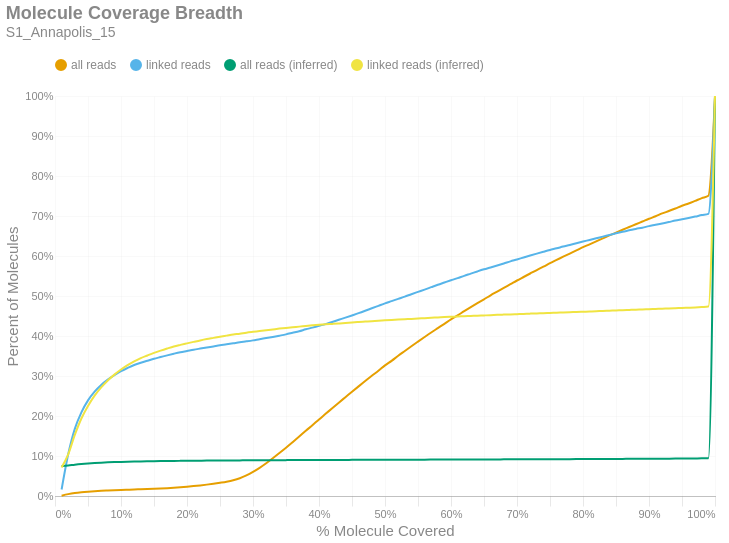

The notebook cell this image was saved under:
### Markdown cell above
### Molecule Read Coverage
This chart shows molecule coverage breadth as computed by the number of bases aligned to that molecule. In other words, "*how much of each unique long molecule is actually sequenced/aligned?*" Keep in mind there is a distinction between sequences and alignments, since some sequences belonging to a particular molecule may not align well and wouldn't appear in the alignment data. This chart also shows molecule coverage breadth as computed by the *inferred fragment* from which the aligned sequences originate. Unlike read coverage, this calculation takes into account the total insert size, including unsequenced gaps between the forward and reverse reads. Like the previous figures, these are cumulative percents.

### Code cell
if SKIPLR:
    print_html(f"Skipped")
else:
    binned_df = consolidated_hist(valids['coverage_bp'], mask, 0.01, True)
    binned_df_inf = consolidated_hist(valids['coverage_inserts'], mask, 0.01, True)
    binned_df = binned_df.with_columns(pl.lit(binned_df_inf['all reads (cumsum)']).alias('all reads (inferred)'))
    binned_df = binned_df.with_columns(pl.lit(binned_df_inf['linked reads (cumsum)']).alias('linked reads (inferred)'))
    binned_df = binned_df.with_columns(
        (pl.col('bin').cast(pl.Float64) + 0.01).alias('right_edge')
    )

    with SafeRender(binned_df):
        (
            density_plot(binned_df, 'Molecule Coverage Breadth', samplename, 'molcov', ['all reads (inferred)','linked reads (inferred)'])
            .encode(
                #x=alt.X('bin:Q', title="% Molecule Covered").axis(format = '%').scale(padding=0),
                x=alt.X('right_edge:Q', title="% Molecule Covered").axis(format='%').scale(padding=0),
                y=alt.Y('value:Q', title='Percent of Molecules')
                    .axis(format='%')
                    .stack(False)
                    .scale(domainMin=0, padding=0),
                color=alt.Color("key:N").scale(domain = ["all reads", "linked reads", "all reads (inferred)", "linked reads (inferred)"]),
                tooltip = [
                    alt.Tooltip("key:N", title = "Data Type"),
                    alt.Tooltip("range_label:N", title="% Molecule Covered"),
                    alt.Tooltip("value:Q", format = ".2%", title="% Molecules")
                ]
            )
        ).display()

### Figure 1 — Vega-Lite specification as saved in the notebook (floating-point values rounded to 4 significant figures)
{"width": "container", "height": 400, "config": {"title": {"anchor": "start", "dy": -15, "fontSize": 18, "color": "#888888", "subtitleColor": "#888888", "subtitleFontSize": 14}, "arc": {"fill": "#0072B2"}, "axis": {"domainColor": "#888888", "domainWidth": 0.5, "gridWidth": 0.2, "grid": false, "titleFontWeight": 400, "titleFontSize": 15, "labelFontSize": 11, "labelColor": "#888888", "tickColor": "#888888", "tickWidth": 0.2, "titleColor": "#888888"}, "axisBand": {"grid": false}, "axisX": {"grid": true, "tickSize": 10, "domainCap": "round"}, "axisY": {"domain": false, "grid": true, "tickSize": 0, "domainCap": "round"}, "background": "transparent", "header": {"labelFontSize": 15, "labelColor": "#888888", "titleFontSize": 15, "titleFontWeight": 600, "titleColor": "#888888"}, "legend": {"labelFont": "sans-serif", "labelFontSize": 12, "labelColor": "#888888", "symbolSize": 100, "symbolType": "circle", "titleFontSize": 12, "titlePadding": 10, "titleColor": "#888888", "title": null, "orient": "top"}, "range": {"category": ["#E69F00", "#56B4E9", "#009E73", "#F0E442", "#0072B2", "#D55E00", "#CC79A7", "#000000"], "diverging": ["#cfe8f3", "#a2d4ec", "#73bfe2", "#46abdb", "#1696d2", "#12719e"]}, "area": {"fill": "#0072B2", "fillOpacity": 0.7, "line": true, "strokeOpacity": 0.7}, "line": {"color": "#0072B2", "stroke": "#0072B2", "strokeWidth": 2}, "trail": {"color": "#0072B2", "stroke": "#0072B2", "strokeWidth": 0, "size": 1}, "point": {"filled": true, "fillOpacity": 1.0, "size": 95}, "text": {"color": "#888888", "fontSize": 11, "align": "right", "fontWeight": 400, "size": 11}, "bar": {"fill": "#0072B2", "stroke": null}, "view": {"stroke": null, "continuousWidth": 660, "continuousHeight": 400}}, "data": {"name": "data-71041d0ad26074cc0917e277bf859fa6"}, "mark": {"type": "line", "interpolate": "monotone", "point": {"opacity": 0, "size": 275}}, "encoding": {"color": {"field": "key", "scale": {"domain": ["all reads", "linked reads", "all reads (inferred)", "linked reads (inferred)"]}, "type": "nominal"}, "tooltip": [{"field": "key", "title": "Data Type", "type": "nominal"}, {"field": "range_label", "title": "% Molecule Covered", "type": "nominal"}, {"field": "value", "format": ".2%", "title": "% Molecules", "type": "quantitative"}], "x": {"axis": {"format": "%"}, "field": "right_edge", "scale": {"padding": 0}, "title": "% Molecule Covered", "type": "quantitative"}, "y": {"axis": {"format": "%"}, "field": "value", "scale": {"domainMin": 0, "padding": 0}, "stack": false, "title": "Percent of Molecules", "type": "quantitative"}}, "params": [{"name": "param_c36ac31b6afebe62", "select": {"type": "point", "fields": ["key"]}, "bind": "legend"}], "title": {"text": "Molecule Coverage Breadth", "subtitle": "S1_Annapolis_15"}, "transform": [{"fold": ["all reads (cumsum)", "linked reads (cumsum)", "all reads (inferred)", "linked reads (inferred)"]}, {"calculate": "replace(datum.key, ' (cumsum)', '')", "as": "key"}, {"filter": {"param": "param_c36ac31b6afebe62"}}], "usermeta": {"embedOptions": {"downloadFileName": "S1_Annapolis_15.molcov"}}, "$schema": "https://vega.github.io/schema/vega-lite/v6.1.0.json", "datasets": {"data-71041d0ad26074cc0917e277bf859fa6": [{"bin": "0.0", "interval": "0.0-0.01", "all reads": 0.0008618, "linked reads": 0.01616, "all reads (cumsum)": 0.0008618, "linked reads (cumsum)": 0.01616, "range_label": "0.0-0.01", "all reads (inferred)": 0.07489, "linked reads (inferred)": 0.07124, "right_edge": 0.01}, {"bin": "0.01", "interval": "0.01-0.02", "all reads": 0.003864, "linked reads": 0.08803, "all reads (cumsum)": 0.004726, "linked reads (cumsum)": 0.1042, "range_label": "0.01-0.02", "all reads (inferred)": 0.07633, "linked reads (inferred)": 0.1043, "right_edge": 0.02}, {"bin": "0.02", "interval": "0.02-0.03", "all reads": 0.002828, "linked reads": 0.0637, "all reads (cumsum)": 0.007554, "linked reads (cumsum)": 0.1679, "range_label": "0.02-0.03", "all reads (inferred)": 0.07835, "linked reads (inferred)": 0.1528, "right_edge": 0.03}, {"bin": "0.03", "interval": "0.03-0.04", "all reads": 0.001939, "linked reads": 0.04131, "all reads (cumsum)": 0.009493, "linked reads (cumsum)": 0.2092, "range_label": "0.03-0.04", "all reads (inferred)": 0.08006, "linked reads (inferred)": 0.1938, "right_edge": 0.04}, {"bin": "0.04", "interval": "0.04-0.05", "all reads": 0.001428, "linked reads": 0.02989, "all reads (cumsum)": 0.01092, "linked reads (cumsum)": 0.2391, "range_label": "0.04-0.05", "all reads (inferred)": 0.08144, "linked reads (inferred)": 0.2251, "right_edge": 0.05}, {"bin": "0.05", "interval": "0.05-0.06", "all reads": 0.001123, "linked reads": 0.02195, "all reads (cumsum)": 0.01204, "linked reads (cumsum)": 0.261, "range_label": "0.05-0.06", "all reads (inferred)": 0.08254, "linked reads (inferred)": 0.251, "right_edge": 0.06}, {"bin": "0.06", "interval": "0.06-0.07", "all reads": 0.0008959, "linked reads": 0.01674, "all reads (cumsum)": 0.01294, "linked reads (cumsum)": 0.2778, "range_label": "0.06-0.07", "all reads (inferred)": 0.0834, "linked reads (inferred)": 0.2715, "right_edge": 0.07}, {"bin": "0.07", "interval": "0.07-0.08", "all reads": 0.0007428, "linked reads": 0.01325, "all reads (cumsum)": 0.01368, "linked reads (cumsum)": 0.291, "range_label": "0.07-0.08", "all reads (inferred)": 0.08413, "linked reads (inferred)": 0.289, "right_edge": 0.08}, {"bin": "0.08", "interval": "0.08-0.09", "all reads": 0.0007094, "linked reads": 0.01125, "all reads (cumsum)": 0.01439, "linked reads (cumsum)": 0.3023, "range_label": "0.08-0.09", "all reads (inferred)": 0.08474, "linked reads (inferred)": 0.3034, "right_edge": 0.09}, {"bin": "0.09", "interval": "0.09-0.1", "all reads": 0.0006693, "linked reads": 0.009883, "all reads (cumsum)": 0.01506, "linked reads (cumsum)": 0.3122, "range_label": "0.09-0.1", "all reads (inferred)": 0.08526, "linked reads (inferred)": 0.3162, "right_edge": 0.1}, {"bin": "0.1", "interval": "0.1-0.11", "all reads": 0.0006059, "linked reads": 0.008004, "all reads (cumsum)": 0.01567, "linked reads (cumsum)": 0.3202, "range_label": "0.1-0.11", "all reads (inferred)": 0.08572, "linked reads (inferred)": 0.3271, "right_edge": 0.11}, {"bin": "0.11", "interval": "0.11-0.12", "all reads": 0.0005999, "linked reads": 0.007225, "all reads (cumsum)": 0.01627, "linked reads (cumsum)": 0.3274, "range_label": "0.11-0.12", "all reads (inferred)": 0.08611, "linked reads (inferred)": 0.3365, "right_edge": 0.12}, {"bin": "0.12", "interval": "0.12-0.13", "all reads": 0.0005325, "linked reads": 0.005726, "all reads (cumsum)": 0.0168, "linked reads (cumsum)": 0.3331, "range_label": "0.12-0.13", "all reads (inferred)": 0.08645, "linked reads (inferred)": 0.3447, "right_edge": 0.13}, {"bin": "0.13", "interval": "0.13-0.14", "all reads": 0.000565, "linked reads": 0.004937, "all reads (cumsum)": 0.01736, "linked reads (cumsum)": 0.3381, "range_label": "0.13-0.14", "all reads (inferred)": 0.08672, "linked reads (inferred)": 0.3514, "right_edge": 0.14}, {"bin": "0.14", "interval": "0.14-0.15", "all reads": 0.0006059, "linked reads": 0.005096, "all reads (cumsum)": 0.01797, "linked reads (cumsum)": 0.3432, "range_label": "0.14-0.15", "all reads (inferred)": 0.087, "linked reads (inferred)": 0.3578, "right_edge": 0.15}, {"bin": "0.15", "interval": "0.15-0.16", "all reads": 0.0006872, "linked reads": 0.004207, "all reads (cumsum)": 0.01866, "linked reads (cumsum)": 0.3474, "range_label": "0.15-0.16", "all reads (inferred)": 0.08724, "linked reads (inferred)": 0.3635, "right_edge": 0.16}, {"bin": "0.16", "interval": "0.16-0.17", "all reads": 0.0008602, "linked reads": 0.004247, "all reads (cumsum)": 0.01952, "linked reads (cumsum)": 0.3516, "range_label": "0.16-0.17", "all reads (inferred)": 0.08746, "linked reads (inferred)": 0.3688, "right_edge": 0.17}, {"bin": "0.17", "interval": "0.17-0.18", "all reads": 0.001055, "linked reads": 0.004087, "all reads (cumsum)": 0.02057, "linked reads (cumsum)": 0.3557, "range_label": "0.17-0.18", "all reads (inferred)": 0.08767, "linked reads (inferred)": 0.3738, "right_edge": 0.18}, {"bin": "0.18", "interval": "0.18-0.19", "all reads": 0.001211, "linked reads": 0.003777, "all reads (cumsum)": 0.02178, "linked reads (cumsum)": 0.3595, "range_label": "0.18-0.19", "all reads (inferred)": 0.08784, "linked reads (inferred)": 0.3778, "right_edge": 0.19}, {"bin": "0.19", "interval": "0.19-0.2", "all reads": 0.001405, "linked reads": 0.003098, "all reads (cumsum)": 0.02319, "linked reads (cumsum)": 0.3626, "range_label": "0.19-0.2", "all reads (inferred)": 0.088, "linked reads (inferred)": 0.3816, "right_edge": 0.2}, {"bin": "0.2", "interval": "0.2-0.21", "all reads": 0.001577, "linked reads": 0.003148, "all reads (cumsum)": 0.02477, "linked reads (cumsum)": 0.3657, "range_label": "0.2-0.21", "all reads (inferred)": 0.08815, "linked reads (inferred)": 0.3853, "right_edge": 0.21}, {"bin": "0.21", "interval": "0.21-0.22", "all reads": 0.001766, "linked reads": 0.002828, "all reads (cumsum)": 0.02653, "linked reads (cumsum)": 0.3685, "range_label": "0.21-0.22", "all reads (inferred)": 0.08831, "linked reads (inferred)": 0.389, "right_edge": 0.22}, {"bin": "0.22", "interval": "0.22-0.23", "all reads": 0.001918, "linked reads": 0.002768, "all reads (cumsum)": 0.02845, "linked reads (cumsum)": 0.3713, "range_label": "0.22-0.23", "all reads (inferred)": 0.08846, "linked reads (inferred)": 0.3923, "right_edge": 0.23}, {"bin": "0.23", "interval": "0.23-0.24", "all reads": 0.002167, "linked reads": 0.002708, "all reads (cumsum)": 0.03062, "linked reads (cumsum)": 0.374, "range_label": "0.23-0.24", "all reads (inferred)": 0.08858, "linked reads (inferred)": 0.3953, "right_edge": 0.24}, {"bin": "0.24", "interval": "0.24-0.25", "all reads": 0.002466, "linked reads": 0.002748, "all reads (cumsum)": 0.03308, "linked reads (cumsum)": 0.3768, "range_label": "0.24-0.25", "all reads (inferred)": 0.08871, "linked reads (inferred)": 0.3982, "right_edge": 0.25}, {"bin": "0.25", "interval": "0.25-0.26", "all reads": 0.002698, "linked reads": 0.002358, "all reads (cumsum)": 0.03578, "linked reads (cumsum)": 0.3791, "range_label": "0.25-0.26", "all reads (inferred)": 0.08882, "linked reads (inferred)": 0.4009, "right_edge": 0.26}, {"bin": "0.26", "interval": "0.26-0.27", "all reads": 0.003548, "linked reads": 0.002628, "all reads (cumsum)": 0.03933, "linked reads (cumsum)": 0.3818, "range_label": "0.26-0.27", "all reads (inferred)": 0.08894, "linked reads (inferred)": 0.4037, "right_edge": 0.27}, {"bin": "0.27", "interval": "0.27-0.28", "all reads": 0.005086, "linked reads": 0.002678, "all reads (cumsum)": 0.04442, "linked reads (cumsum)": 0.3844, "range_label": "0.27-0.28", "all reads (inferred)": 0.08904, "linked reads (inferred)": 0.4058, "right_edge": 0.28}, {"bin": "0.28", "interval": "0.28-0.29", "all reads": 0.007116, "linked reads": 0.002178, "all reads (cumsum)": 0.05153, "linked reads (cumsum)": 0.3866, "range_label": "0.28-0.29", "all reads (inferred)": 0.08914, "linked reads (inferred)": 0.4084, "right_edge": 0.29}, {"bin": "0.29", "interval": "0.29-0.3", "all reads": 0.008813, "linked reads": 0.002418, "all reads (cumsum)": 0.06034, "linked reads (cumsum)": 0.389, "range_label": "0.29-0.3", "all reads (inferred)": 0.08923, "linked reads (inferred)": 0.4104, "right_edge": 0.3}, {"bin": "0.3", "interval": "0.3-0.31", "all reads": 0.01009, "linked reads": 0.002988, "all reads (cumsum)": 0.07044, "linked reads (cumsum)": 0.392, "range_label": "0.3-0.31", "all reads (inferred)": 0.08932, "linked reads (inferred)": 0.4123, "right_edge": 0.31}, {"bin": "0.31", "interval": "0.31-0.32", "all reads": 0.01151, "linked reads": 0.002748, "all reads (cumsum)": 0.08195, "linked reads (cumsum)": 0.3948, "range_label": "0.31-0.32", "all reads (inferred)": 0.08941, "linked reads (inferred)": 0.4142, "right_edge": 0.32}, {"bin": "0.32", "interval": "0.32-0.33", "all reads": 0.01243, "linked reads": 0.002898, "all reads (cumsum)": 0.09438, "linked reads (cumsum)": 0.3977, "range_label": "0.32-0.33", "all reads (inferred)": 0.08951, "linked reads (inferred)": 0.4163, "right_edge": 0.33}, {"bin": "0.33", "interval": "0.33-0.34", "all reads": 0.01296, "linked reads": 0.003158, "all reads (cumsum)": 0.1073, "linked reads (cumsum)": 0.4008, "range_label": "0.33-0.34", "all reads (inferred)": 0.0896, "linked reads (inferred)": 0.4185, "right_edge": 0.34}, {"bin": "0.34", "interval": "0.34-0.35", "all reads": 0.01334, "linked reads": 0.003288, "all reads (cumsum)": 0.1207, "linked reads (cumsum)": 0.4041, "range_label": "0.34-0.35", "all reads (inferred)": 0.08968, "linked reads (inferred)": 0.4203, "right_edge": 0.35}, {"bin": "0.35", "interval": "0.35-0.36", "all reads": 0.01385, "linked reads": 0.003887, "all reads (cumsum)": 0.1345, "linked reads (cumsum)": 0.408, "range_label": "0.35-0.36", "all reads (inferred)": 0.08976, "linked reads (inferred)": 0.4219, "right_edge": 0.36}, {"bin": "0.36", "interval": "0.36-0.37", "all reads": 0.01411, "linked reads": 0.003887, "all reads (cumsum)": 0.1486, "linked reads (cumsum)": 0.4119, "range_label": "0.36-0.37", "all reads (inferred)": 0.08983, "linked reads (inferred)": 0.4234, "right_edge": 0.37}, {"bin": "0.37", "interval": "0.37-0.38", "all reads": 0.01434, "linked reads": 0.004817, "all reads (cumsum)": 0.163, "linked reads (cumsum)": 0.4167, "range_label": "0.37-0.38", "all reads (inferred)": 0.08991, "linked reads (inferred)": 0.4251, "right_edge": 0.38}, {"bin": "0.38", "interval": "0.38-0.39", "all reads": 0.014, "linked reads": 0.004257, "all reads (cumsum)": 0.177, "linked reads (cumsum)": 0.421, "range_label": "0.38-0.39", "all reads (inferred)": 0.08998, "linked reads (inferred)": 0.4266, "right_edge": 0.39}, {"bin": "0.39", "interval": "0.39-0.4", "all reads": 0.01442, "linked reads": 0.004517, "all reads (cumsum)": 0.1914, "linked reads (cumsum)": 0.4255, "range_label": "0.39-0.4", "all reads (inferred)": 0.09005, "linked reads (inferred)": 0.428, "right_edge": 0.4}, {"bin": "0.4", "interval": "0.4-0.41", "all reads": 0.01398, "linked reads": 0.004307, "all reads (cumsum)": 0.2054, "linked reads (cumsum)": 0.4298, "range_label": "0.4-0.41", "all reads (inferred)": 0.0901, "linked reads (inferred)": 0.4292, "right_edge": 0.41}, {"bin": "0.41", "interval": "0.41-0.42", "all reads": 0.01412, "linked reads": 0.005276, "all reads (cumsum)": 0.2195, "linked reads (cumsum)": 0.4351, "range_label": "0.41-0.42", "all reads (inferred)": 0.09015, "linked reads (inferred)": 0.4302, "right_edge": 0.42}, {"bin": "0.42", "interval": "0.42-0.43", "all reads": 0.01382, "linked reads": 0.005436, "all reads (cumsum)": 0.2333, "linked reads (cumsum)": 0.4405, "range_label": "0.42-0.43", "all reads (inferred)": 0.0902, "linked reads (inferred)": 0.4313, "right_edge": 0.43}, {"bin": "0.43", "interval": "0.43-0.44", "all reads": 0.01367, "linked reads": 0.005376, "all reads (cumsum)": 0.247, "linked reads (cumsum)": 0.4459, "range_label": "0.43-0.44", "all reads (inferred)": 0.09026, "linked reads (inferred)": 0.4324, "right_edge": 0.44}, {"bin": "0.44", "interval": "0.44-0.45", "all reads": 0.01368, "linked reads": 0.005546, "all reads (cumsum)": 0.2607, "linked reads (cumsum)": 0.4514, "range_label": "0.44-0.45", "all reads (inferred)": 0.09033, "linked reads (inferred)": 0.4338, "right_edge": 0.45}, {"bin": "0.45", "interval": "0.45-0.46", "all reads": 0.01342, "linked reads": 0.005646, "all reads (cumsum)": 0.2741, "linked reads (cumsum)": 0.4571, "range_label": "0.45-0.46", "all reads (inferred)": 0.09038, "linked reads (inferred)": 0.435, "right_edge": 0.46}, {"bin": "0.46", "interval": "0.46-0.47", "all reads": 0.01321, "linked reads": 0.006036, "all reads (cumsum)": 0.2873, "linked reads (cumsum)": 0.4631, "range_label": "0.46-0.47", "all reads (inferred)": 0.09044, "linked reads (inferred)": 0.436, "right_edge": 0.47}, {"bin": "0.47", "interval": "0.47-0.48", "all reads": 0.01321, "linked reads": 0.006236, "all reads (cumsum)": 0.3005, "linked reads (cumsum)": 0.4693, "range_label": "0.47-0.48", "all reads (inferred)": 0.0905, "linked reads (inferred)": 0.4371, "right_edge": 0.48}, {"bin": "0.48", "interval": "0.48-0.49", "all reads": 0.01244, "linked reads": 0.006076, "all reads (cumsum)": 0.3129, "linked reads (cumsum)": 0.4754, "range_label": "0.48-0.49", "all reads (inferred)": 0.09055, "linked reads (inferred)": 0.4381, "right_edge": 0.49}, {"bin": "0.49", "interval": "0.49-0.5", "all reads": 0.01365, "linked reads": 0.006076, "all reads (cumsum)": 0.3266, "linked reads (cumsum)": 0.4815, "range_label": "0.49-0.5", "all reads (inferred)": 0.09061, "linked reads (inferred)": 0.4392, "right_edge": 0.5}, {"bin": "0.5", "interval": "0.5-0.51", "all reads": 0.01136, "linked reads": 0.005636, "all reads (cumsum)": 0.3379, "linked reads (cumsum)": 0.4871, "range_label": "0.5-0.51", "all reads (inferred)": 0.09067, "linked reads (inferred)": 0.4402, "right_edge": 0.51}, {"bin": "0.51", "interval": "0.51-0.52", "all reads": 0.0127, "linked reads": 0.005696, "all reads (cumsum)": 0.3506, "linked reads (cumsum)": 0.4928, "range_label": "0.51-0.52", "all reads (inferred)": 0.09072, "linked reads (inferred)": 0.4412, "right_edge": 0.52}, {"bin": "0.52", "interval": "0.52-0.53", "all reads": 0.01188, "linked reads": 0.005546, "all reads (cumsum)": 0.3625, "linked reads (cumsum)": 0.4984, "range_label": "0.52-0.53", "all reads (inferred)": 0.09077, "linked reads (inferred)": 0.442, "right_edge": 0.53}, {"bin": "0.53", "interval": "0.53-0.54", "all reads": 0.01192, "linked reads": 0.006116, "all reads (cumsum)": 0.3744, "linked reads (cumsum)": 0.5045, "range_label": "0.53-0.54", "all reads (inferred)": 0.09082, "linked reads (inferred)": 0.4427, "right_edge": 0.54}, {"bin": "0.54", "interval": "0.54-0.55", "all reads": 0.01158, "linked reads": 0.005816, "all reads (cumsum)": 0.386, "linked reads (cumsum)": 0.5103, "range_label": "0.54-0.55", "all reads (inferred)": 0.09087, "linked reads (inferred)": 0.4436, "right_edge": 0.55}, {"bin": "0.55", "interval": "0.55-0.56", "all reads": 0.01146, "linked reads": 0.005746, "all reads (cumsum)": 0.3975, "linked reads (cumsum)": 0.516, "range_label": "0.55-0.56", "all reads (inferred)": 0.09093, "linked reads (inferred)": 0.4447, "right_edge": 0.56}, {"bin": "0.56", "interval": "0.56-0.57", "all reads": 0.0113, "linked reads": 0.006026, "all reads (cumsum)": 0.4088, "linked reads (cumsum)": 0.5221, "range_label": "0.56-0.57", "all reads (inferred)": 0.09099, "linked reads (inferred)": 0.4456, "right_edge": 0.57}, {"bin": "0.57", "interval": "0.57-0.58", "all reads": 0.01085, "linked reads": 0.005986, "all reads (cumsum)": 0.4196, "linked reads (cumsum)": 0.5281, "range_label": "0.57-0.58", "all reads (inferred)": 0.09104, "linked reads (inferred)": 0.4464, "right_edge": 0.58}, {"bin": "0.58", "interval": "0.58-0.59", "all reads": 0.01082, "linked reads": 0.005586, "all reads (cumsum)": 0.4305, "linked reads (cumsum)": 0.5336, "range_label": "0.58-0.59", "all reads (inferred)": 0.09109, "linked reads (inferred)": 0.4473, "right_edge": 0.59}, {"bin": "0.59", "interval": "0.59-0.6", "all reads": 0.01095, "linked reads": 0.005566, "all reads (cumsum)": 0.4414, "linked reads (cumsum)": 0.5392, "range_label": "0.59-0.6", "all reads (inferred)": 0.09115, "linked reads (inferred)": 0.448, "right_edge": 0.6}, {"bin": "0.6", "interval": "0.6-0.61", "all reads": 0.0101, "linked reads": 0.005426, "all reads (cumsum)": 0.4515, "linked reads (cumsum)": 0.5446, "range_label": "0.6-0.61", "all reads (inferred)": 0.09119, "linked reads (inferred)": 0.4487, "right_edge": 0.61}, {"bin": "0.61", "interval": "0.61-0.62", "all reads": 0.01057, "linked reads": 0.005806, "all reads (cumsum)": 0.4621, "linked reads (cumsum)": 0.5504, "range_label": "0.61-0.62", "all reads (inferred)": 0.09125, "linked reads (inferred)": 0.4494, "right_edge": 0.62}, {"bin": "0.62", "interval": "0.62-0.63", "all reads": 0.01016, "linked reads": 0.005406, "all reads (cumsum)": 0.4722, "linked reads (cumsum)": 0.5558, "range_label": "0.62-0.63", "all reads (inferred)": 0.0913, "linked reads (inferred)": 0.4501, "right_edge": 0.63}, {"bin": "0.63", "interval": "0.63-0.64", "all reads": 0.009882, "linked reads": 0.005546, "all reads (cumsum)": 0.4821, "linked reads (cumsum)": 0.5614, "range_label": "0.63-0.64", "all reads (inferred)": 0.09135, "linked reads (inferred)": 0.4508, "right_edge": 0.64}, {"bin": "0.64", "interval": "0.64-0.65", "all reads": 0.009647, "linked reads": 0.005286, "all reads (cumsum)": 0.4918, "linked reads (cumsum)": 0.5667, "range_label": "0.64-0.65", "all reads (inferred)": 0.0914, "linked reads (inferred)": 0.4514, "right_edge": 0.65}, {"bin": "0.65", "interval": "0.65-0.66", "all reads": 0.009997, "linked reads": 0.004757, "all reads (cumsum)": 0.5018, "linked reads (cumsum)": 0.5714, "range_label": "0.65-0.66", "all reads (inferred)": 0.09146, "linked reads (inferred)": 0.4521, "right_edge": 0.66}, {"bin": "0.66", "interval": "0.66-0.67", "all reads": 0.009317, "linked reads": 0.004917, "all reads (cumsum)": 0.5111, "linked reads (cumsum)": 0.5764, "range_label": "0.66-0.67", "all reads (inferred)": 0.09151, "linked reads (inferred)": 0.4529, "right_edge": 0.67}, {"bin": "0.67", "interval": "0.67-0.68", "all reads": 0.009411, "linked reads": 0.004977, "all reads (cumsum)": 0.5205, "linked reads (cumsum)": 0.5813, "range_label": "0.67-0.68", "all reads (inferred)": 0.09157, "linked reads (inferred)": 0.4535, "right_edge": 0.68}, {"bin": "0.68", "interval": "0.68-0.69", "all reads": 0.009056, "linked reads": 0.005266, "all reads (cumsum)": 0.5295, "linked reads (cumsum)": 0.5866, "range_label": "0.68-0.69", "all reads (inferred)": 0.09162, "linked reads (inferred)": 0.454, "right_edge": 0.69}, {"bin": "0.69", "interval": "0.69-0.7", "all reads": 0.009213, "linked reads": 0.004757, "all reads (cumsum)": 0.5388, "linked reads (cumsum)": 0.5914, "range_label": "0.69-0.7", "all reads (inferred)": 0.09168, "linked reads (inferred)": 0.4547, "right_edge": 0.7}, {"bin": "0.7", "interval": "0.7-0.71", "all reads": 0.008764, "linked reads": 0.004997, "all reads (cumsum)": 0.5475, "linked reads (cumsum)": 0.5963, "range_label": "0.7-0.71", "all reads (inferred)": 0.09172, "linked reads (inferred)": 0.4553, "right_edge": 0.71}, {"bin": "0.71", "interval": "0.71-0.72", "all reads": 0.008723, "linked reads": 0.004847, "all reads (cumsum)": 0.5562, "linked reads (cumsum)": 0.6012, "range_label": "0.71-0.72", "all reads (inferred)": 0.09179, "linked reads (inferred)": 0.4559, "right_edge": 0.72}, {"bin": "0.72", "interval": "0.72-0.73", "all reads": 0.00868, "linked reads": 0.004767, "all reads (cumsum)": 0.5649, "linked reads (cumsum)": 0.606, "range_label": "0.72-0.73", "all reads (inferred)": 0.09185, "linked reads (inferred)": 0.4565, "right_edge": 0.73}, {"bin": "0.73", "interval": "0.73-0.74", "all reads": 0.008271, "linked reads": 0.004657, "all reads (cumsum)": 0.5732, "linked reads (cumsum)": 0.6106, "range_label": "0.73-0.74", "all reads (inferred)": 0.0919, "linked reads (inferred)": 0.457, "right_edge": 0.74}, {"bin": "0.74", "interval": "0.74-0.75", "all reads": 0.008829, "linked reads": 0.004507, "all reads (cumsum)": 0.582, "linked reads (cumsum)": 0.6151, "range_label": "0.74-0.75", "all reads (inferred)": 0.09197, "linked reads (inferred)": 0.4577, "right_edge": 0.75}, {"bin": "0.75", "interval": "0.75-0.76", "all reads": 0.008044, "linked reads": 0.004057, "all reads (cumsum)": 0.5901, "linked reads (cumsum)": 0.6192, "range_label": "0.75-0.76", "all reads (inferred)": 0.09204, "linked reads (inferred)": 0.4583, "right_edge": 0.76}, {"bin": "0.76", "interval": "0.76-0.77", "all reads": 0.008161, "linked reads": 0.004387, "all reads (cumsum)": 0.5982, "linked reads (cumsum)": 0.6236, "range_label": "0.76-0.77", "all reads (inferred)": 0.0921, "linked reads (inferred)": 0.459, "right_edge": 0.77}, {"bin": "0.77", "interval": "0.77-0.78", "all reads": 0.007929, "linked reads": 0.004057, "all reads (cumsum)": 0.6062, "linked reads (cumsum)": 0.6276, "range_label": "0.77-0.78", "all reads (inferred)": 0.09217, "linked reads (inferred)": 0.4596, "right_edge": 0.78}, {"bin": "0.78", "interval": "0.78-0.79", "all reads": 0.007804, "linked reads": 0.004367, "all reads (cumsum)": 0.614, "linked reads (cumsum)": 0.632, "range_label": "0.78-0.79", "all reads (inferred)": 0.09223, "linked reads (inferred)": 0.46, "right_edge": 0.79}, {"bin": "0.79", "interval": "0.79-0.8", "all reads": 0.008036, "linked reads": 0.004197, "all reads (cumsum)": 0.622, "linked reads (cumsum)": 0.6362, "range_label": "0.79-0.8", "all reads (inferred)": 0.09231, "linked reads (inferred)": 0.4606, "right_edge": 0.8}, {"bin": "0.8", "interval": "0.8-0.81", "all reads": 0.00723, "linked reads": 0.003967, "all reads (cumsum)": 0.6292, "linked reads (cumsum)": 0.6402, "range_label": "0.8-0.81", "all reads (inferred)": 0.09237, "linked reads (inferred)": 0.4613, "right_edge": 0.81}, {"bin": "0.81", "interval": "0.81-0.82", "all reads": 0.007351, "linked reads": 0.004067, "all reads (cumsum)": 0.6366, "linked reads (cumsum)": 0.6442, "range_label": "0.81-0.82", "all reads (inferred)": 0.09246, "linked reads (inferred)": 0.4619, "right_edge": 0.82}, {"bin": "0.82", "interval": "0.82-0.83", "all reads": 0.007454, "linked reads": 0.004257, "all reads (cumsum)": 0.644, "linked reads (cumsum)": 0.6485, "range_label": "0.82-0.83", "all reads (inferred)": 0.09254, "linked reads (inferred)": 0.4626, "right_edge": 0.83}, {"bin": "0.83", "interval": "0.83-0.84", "all reads": 0.007342, "linked reads": 0.004087, "all reads (cumsum)": 0.6514, "linked reads (cumsum)": 0.6526, "range_label": "0.83-0.84", "all reads (inferred)": 0.09262, "linked reads (inferred)": 0.4632, "right_edge": 0.84}, {"bin": "0.84", "interval": "0.84-0.85", "all reads": 0.007064, "linked reads": 0.004227, "all reads (cumsum)": 0.6584, "linked reads (cumsum)": 0.6568, "range_label": "0.84-0.85", "all reads (inferred)": 0.0927, "linked reads (inferred)": 0.4638, "right_edge": 0.85}, {"bin": "0.85", "interval": "0.85-0.86", "all reads": 0.007154, "linked reads": 0.003877, "all reads (cumsum)": 0.6656, "linked reads (cumsum)": 0.6607, "range_label": "0.85-0.86", "all reads (inferred)": 0.09278, "linked reads (inferred)": 0.4644, "right_edge": 0.86}, {"bin": "0.86", "interval": "0.86-0.87", "all reads": 0.006884, "linked reads": 0.003458, "all reads (cumsum)": 0.6725, "linked reads (cumsum)": 0.6641, "range_label": "0.86-0.87", "all reads (inferred)": 0.09287, "linked reads (inferred)": 0.4651, "right_edge": 0.87}, {"bin": "0.87", "interval": "0.87-0.88", "all reads": 0.006966, "linked reads": 0.003568, "all reads (cumsum)": 0.6794, "linked reads (cumsum)": 0.6677, "range_label": "0.87-0.88", "all reads (inferred)": 0.09295, "linked reads (inferred)": 0.4659, "right_edge": 0.88}, {"bin": "0.88", "interval": "0.88-0.89", "all reads": 0.006734, "linked reads": 0.003138, "all reads (cumsum)": 0.6862, "linked reads (cumsum)": 0.6708, "range_label": "0.88-0.89", "all reads (inferred)": 0.09303, "linked reads (inferred)": 0.4664, "right_edge": 0.89}, {"bin": "0.89", "interval": "0.89-0.9", "all reads": 0.006901, "linked reads": 0.003887, "all reads (cumsum)": 0.6931, "linked reads (cumsum)": 0.6747, "range_label": "0.89-0.9", "all reads (inferred)": 0.09314, "linked reads (inferred)": 0.4671, "right_edge": 0.9}, {"bin": "0.9", "interval": "0.9-0.91", "all reads": 0.006257, "linked reads": 0.003278, "all reads (cumsum)": 0.6993, "linked reads (cumsum)": 0.678, "range_label": "0.9-0.91", "all reads (inferred)": 0.09322, "linked reads (inferred)": 0.4677, "right_edge": 0.91}, {"bin": "0.91", "interval": "0.91-0.92", "all reads": 0.007064, "linked reads": 0.003488, "all reads (cumsum)": 0.7064, "linked reads (cumsum)": 0.6815, "range_label": "0.91-0.92", "all reads (inferred)": 0.09332, "linked reads (inferred)": 0.4683, "right_edge": 0.92}, {"bin": "0.92", "interval": "0.92-0.93", "all reads": 0.005968, "linked reads": 0.003458, "all reads (cumsum)": 0.7124, "linked reads (cumsum)": 0.6849, "range_label": "0.92-0.93", "all reads (inferred)": 0.09342, "linked reads (inferred)": 0.4687, "right_edge": 0.93}, {"bin": "0.93", "interval": "0.93-0.94", "all reads": 0.006438, "linked reads": 0.003717, "all reads (cumsum)": 0.7188, "linked reads (cumsum)": 0.6887, "range_label": "0.93-0.94", "all reads (inferred)": 0.09353, "linked reads (inferred)": 0.4694, "right_edge": 0.94}, {"bin": "0.94", "interval": "0.94-0.95", "all reads": 0.006853, "linked reads": 0.003198, "all reads (cumsum)": 0.7257, "linked reads (cumsum)": 0.6919, "range_label": "0.94-0.95", "all reads (inferred)": 0.09366, "linked reads (inferred)": 0.4702, "right_edge": 0.95}, {"bin": "0.95", "interval": "0.95-0.96", "all reads": 0.005598, "linked reads": 0.003248, "all reads (cumsum)": 0.7313, "linked reads (cumsum)": 0.6951, "range_label": "0.95-0.96", "all reads (inferred)": 0.09378, "linked reads (inferred)": 0.4708, "right_edge": 0.96}, {"bin": "0.96", "interval": "0.96-0.97", "all reads": 0.006579, "linked reads": 0.003448, "all reads (cumsum)": 0.7378, "linked reads (cumsum)": 0.6986, "range_label": "0.96-0.97", "all reads (inferred)": 0.09391, "linked reads (inferred)": 0.4714, "right_edge": 0.97}, {"bin": "0.97", "interval": "0.97-0.98", "all reads": 0.006732, "linked reads": 0.003727, "all reads (cumsum)": 0.7446, "linked reads (cumsum)": 0.7023, "range_label": "0.97-0.98", "all reads (inferred)": 0.09408, "linked reads (inferred)": 0.4724, "right_edge": 0.98}, {"bin": "0.98", "interval": "0.98-0.99", "all reads": 0.00606, "linked reads": 0.003178, "all reads (cumsum)": 0.7506, "linked reads (cumsum)": 0.7055, "range_label": "0.98-0.99", "all reads (inferred)": 0.09432, "linked reads (inferred)": 0.4736, "right_edge": 0.99}, {"bin": "0.99", "interval": "0.99-1.0", "all reads": 0.2494, "linked reads": 0.2945, "all reads (cumsum)": 1.0, "linked reads (cumsum)": 1.0, "range_label": "0.99-1.0", "all reads (inferred)": 1.0, "linked reads (inferred)": 1.0, "right_edge": 1.0}]}}
